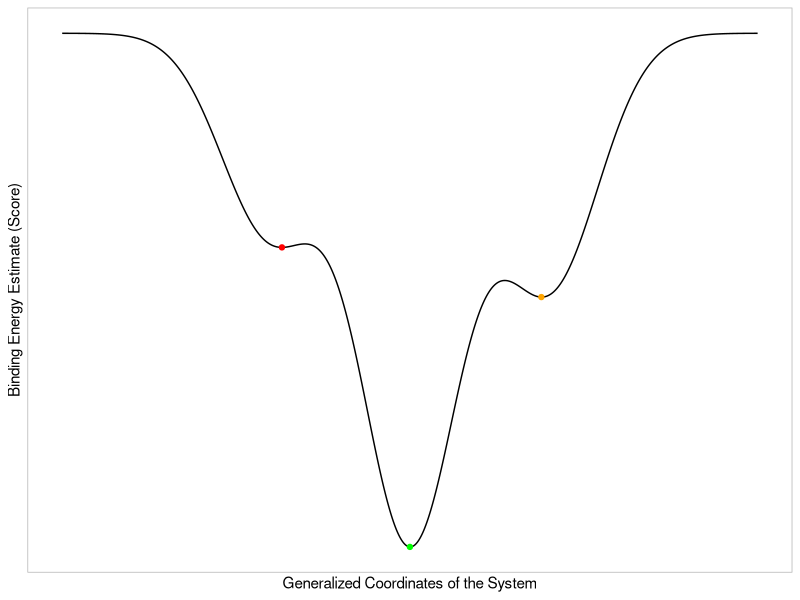
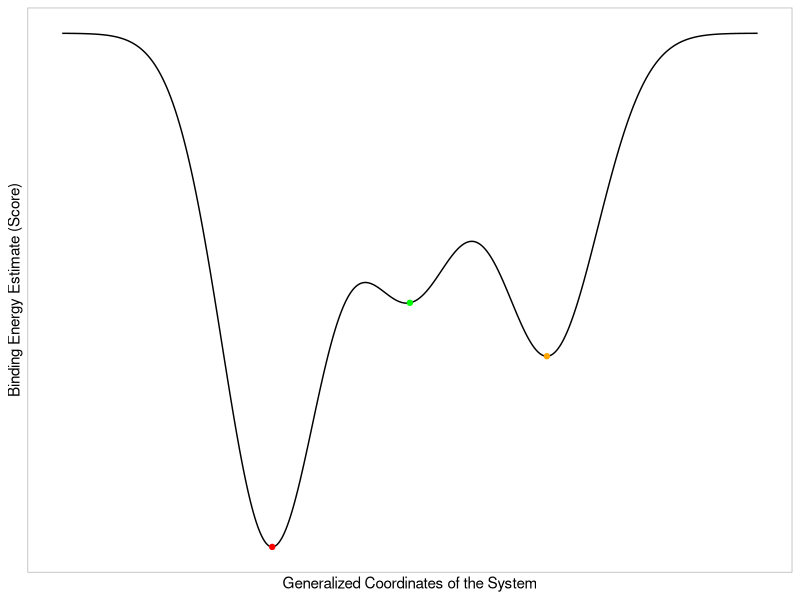
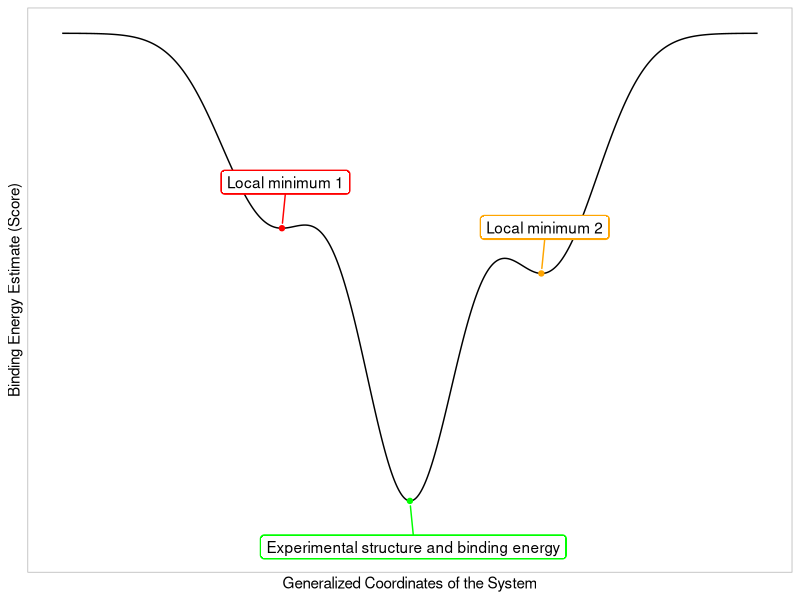
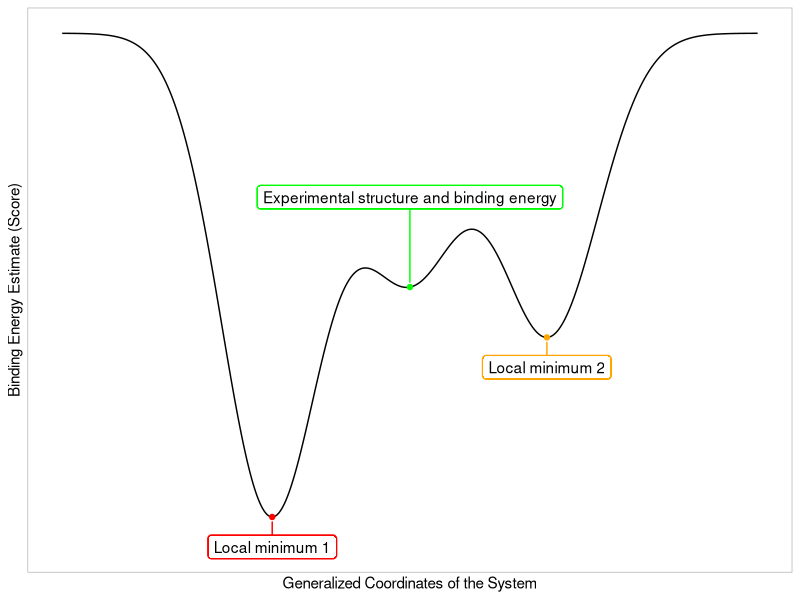
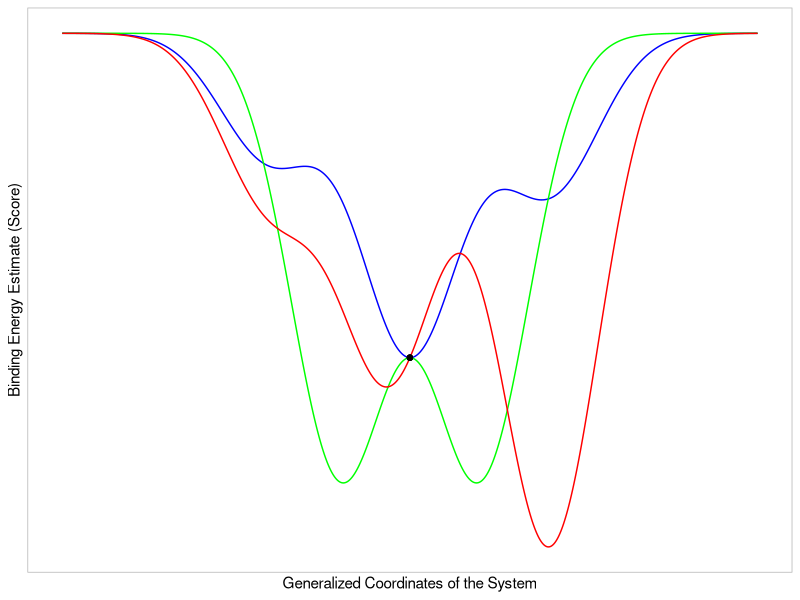
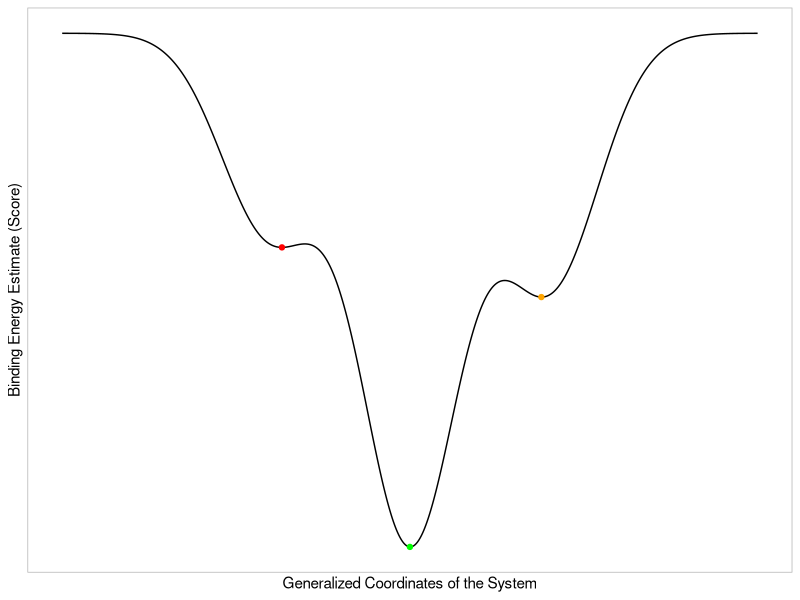
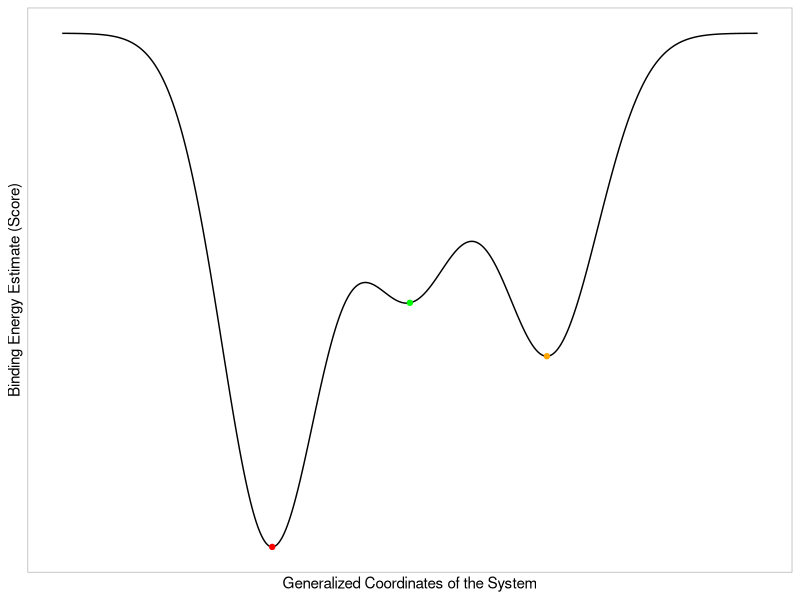
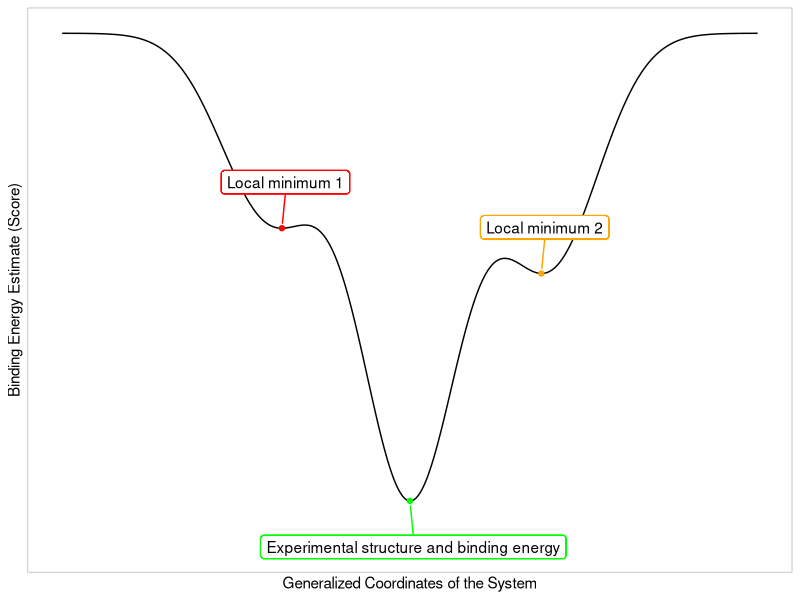

Source code (R) for these figures, in order: (Note: this script raises an error after producing the figures.)
#Create plots of potential energy surface, binding energy on y axis versus atomic coordinates on x axis
library(ggplot2)
library(dplyr)
library(ggrepel)

#Create a data frame with the potential energy surface, which corresponds to the sum of three gaussians
pes <- data.frame(x = seq(-5, 5, length.out = 1001))
pes$y <- with(pes, 1.0 * exp(-(x-0)^2) + 0.5 * exp(-(x - 2)^2) + 0.4 * exp(-(x + 2)^2))
pes$y2 <- with(pes, 0.8 * exp(-(x-0)^2) + 1.0 * exp(-(x - 2)^2) + 1.6 * exp(-(x + 2)^2))

#Create a data frame with the binding energy, which is the negative of the potential energy surface
binding_energy <- data.frame(x = pes$x, y = -pes$y, y2=-pes$y2)

#Create a plot of the potential energy surface
pes_plot <- ggplot(binding_energy, aes(x = x, y = y)) +
  geom_line() +
  labs(x = "Generalized Coordinates of the System",
       y = "Binding Energy Estimate (Score)") +
  #remove x axis and y axis labels
  scale_x_continuous(labels = NULL, breaks = NULL)+
  scale_y_continuous(labels = NULL, breaks = NULL)+
  #Add different colored dots to minimum points
  geom_point(data = binding_energy %>% filter(y == min(y)), color = "green") +
  geom_point(data = binding_energy %>% filter(x < -1.5) %>% filter(y == min(y)), color = "red") +
  geom_point(data = binding_energy %>% filter(x > 1.5) %>% filter(y == min(y)), color = "orange") +
  theme_light()
pes_plot
ggsave("pes_plot_1.png", plot = pes_plot, width = 6, height = 4, units = "in", dpi = 300)

pes_plot2 <- ggplot(binding_energy, aes(x = x, y = y2)) +
  geom_line() +
  labs(x = "Generalized Coordinates of the System",
       y = "Binding Energy Estimate (Score)") +
  #remove x axis and y axis labels
  scale_x_continuous(labels = NULL, breaks = NULL)+
  scale_y_continuous(labels = NULL, breaks = NULL)+
  #Add different colored dots to minimum points
  geom_point(data = binding_energy %>% filter(y == min(y)), color = "green") +
  geom_point(data = binding_energy %>% filter(x < 0) %>% filter(y2 == min(y2)), color = "red") +
  geom_point(data = binding_energy %>% filter(x > 0) %>% filter(y2 == min(y2)), color = "orange") +
  theme_light()
pes_plot2
ggsave("pes_plot_2.png", plot = pes_plot2, width = 6, height = 4, units = "in", dpi = 300)


#Now generate plot 1 but adding a legend where green dot = "Experimental structure and binding energy", red dot = "Local minimum 1", orange dot = "Local minimum 2"
pes_plotB <- pes_plot +
  #Label the different colored dots with arrows using geom_repel
    geom_label_repel(data = binding_energy %>% filter(y == min(y)), aes(label = "Experimental structure and binding energy"), label.size=1.1 , box.padding = 0.5, point.padding = 0.5, color = "green", segment.size = 0.5,nudge_x = 0.05, nudge_y = -0.1) +
    geom_label_repel(data = binding_energy %>% filter(y == min(y)), aes(label = "Experimental structure and binding energy"), label.size=NA , box.padding = 0.5, point.padding = 0.5, color = "black",  segment.color = NA , nudge_x = 0.05, nudge_y = -0.1) +
    geom_label_repel(data = binding_energy %>% filter(x < -1.5) %>% filter(y == min(y)), aes(label = "Local minimum 1"), label.size=1.1, box.padding = 0.5, point.padding = 0.5, color = "red", segment.size = 0.5, nudge_x = 0.05, nudge_y = 0.1) +
    geom_label_repel(data = binding_energy %>% filter(x < -1.5) %>% filter(y == min(y)), aes(label = "Local minimum 1"), label.size=NA , box.padding = 0.5, point.padding = 0.5, color = "black", segment.color = NA , nudge_x = 0.05, nudge_y = 0.1) +
    geom_label_repel(data = binding_energy %>% filter(x > 1.5) %>% filter(y == min(y)), aes(label = "Local minimum 2"), label.size=1.1, box.padding = 0.5, point.padding = 0.5, color = "orange", segment.size = 0.5, nudge_x = 0.05, nudge_y = 0.1) +
    geom_label_repel(data = binding_energy %>% filter(x > 1.5) %>% filter(y == min(y)), aes(label = "Local minimum 2"), label.size=NA , box.padding = 0.5, point.padding = 0.5, color = "black", segment.color = NA , nudge_x = 0.05, nudge_y = 0.1) +
  theme_light()
pes_plotB
ggsave("pes_plot_1B.png", plot = pes_plotB, width = 6, height = 4, units = "in", dpi = 300)

pes_plotC <- pes_plot2 +
  #Label the different colored dots with arrows using geom_repel
    geom_label_repel(data = binding_energy %>% filter(x==0), aes(label = "Experimental structure and binding energy"), label.size=1.1 , box.padding = 0.5, point.padding = 0.5, color = "green", segment.size = 0.5,nudge_x = 0.00, nudge_y = 0.3) +
    geom_label_repel(data = binding_energy %>% filter(x==0), aes(label = "Experimental structure and binding energy"), label.size=NA , box.padding = 0.5, point.padding = 0.5, color = "black",  segment.color = NA , nudge_x = 0.00, nudge_y = 0.3) +
    geom_label_repel(data = binding_energy %>% filter(x < 0) %>% filter(y2 == min(y2)), aes(label = "Local minimum 1"), label.size=1.1, box.padding = 0.5, point.padding = 0.5, color = "red", segment.size = 0.5, nudge_x = 0.00, nudge_y = -0.1) +
    geom_label_repel(data = binding_energy %>% filter(x < 0) %>% filter(y2 == min(y2)), aes(label = "Local minimum 1"), label.size=NA , box.padding = 0.5, point.padding = 0.5, color = "black", segment.color = NA , nudge_x = 0.00, nudge_y = -0.1) +
    geom_label_repel(data = binding_energy %>% filter(x > 0) %>% filter(y2 == min(y2)), aes(label = "Local minimum 2"), label.size=1.1, box.padding = 0.5, point.padding = 0.5, color = "orange", segment.size = 0.5, nudge_x = 0.00, nudge_y = -0.1) +
    geom_label_repel(data = binding_energy %>% filter(x > 0) %>% filter(y2 == min(y2)), aes(label = "Local minimum 2"), label.size=NA , box.padding = 0.5, point.padding = 0.5, color = "black", segment.color = NA , nudge_x = 0.00, nudge_y = -0.1) +
  theme_light()
pes_plotC
ggsave("pes_plot_2B.png", plot = pes_plotC, width = 6, height = 4, units = "in", dpi = 300)


#Now take binding energy, create a new column named surface with value 1, duplicate all rows with surface value 2 and 3
binding_energy <- binding_energy %>% mutate(surface = 1)
binding_energy <- binding_energy %>% bind_rows(mutate(binding_energy, surface = 2))
binding_energy <- binding_energy %>% bind_rows(mutate(binding_energy, surface = 3))

#Modify the y values for surface 2, adding three different gaussians but maintaining the y value for x=0
binding_energy$y[binding_energy$surface == 2] <- with(binding_energy[binding_energy$surface == 1,], 0.0 * exp(-(x-0)^2) - 3.0 * exp(-(x - 1)^2) - 3 * exp(-(x + 1)^2))
#Do the same for surface 3, with different gaussians but same y value for x=0 as surface 1
binding_energy$y[binding_energy$surface == 3] <- with(binding_energy[binding_energy$surface == 1,], -1.0 * exp(-(x+0.3)^2) - 1.5 * exp(-(x - 2)^2) - 0.5 * exp(-(x + 2)^2))

#Save value of y for x=0 for each surface
y0_surface1 <- binding_energy[binding_energy$surface == 1 & binding_energy$x == 0, "y"]
y0_surface2 <- binding_energy[binding_energy$surface == 2 & binding_energy$x == 0, "y"]
y0_surface3 <- binding_energy[binding_energy$surface == 3 & binding_energy$x == 0, "y"]

#Modify the y values for surface 2 and 3 to have the same y value for x=0,x=5 and x=-5 as surface 1
binding_energy$y[binding_energy$surface == 2] <- binding_energy$y[binding_energy$surface == 2] * y0_surface1 / y0_surface2
binding_energy$y[binding_energy$surface == 3] <- binding_energy$y[binding_energy$surface == 3] * y0_surface1 / y0_surface3



#Create a plot of the potential energy surface with different colored regions for different surfaces
pes_plot2 <- ggplot(binding_energy, aes(x = x, y = y, color = as.factor(surface))) +
  geom_line() +
  labs(x = "Generalized Coordinates of the System",
       y = "Binding Energy Estimate (Score)") +
  scale_color_manual(values = c("blue", "green", "red")) +
  scale_x_continuous(labels = NULL, breaks = NULL)+
  scale_y_continuous(labels = NULL, breaks = NULL)+
  #add a dot for x=0
    geom_point(data = binding_energy %>% filter(x == 0), color = "black") +
  theme_light()+
  #remove legend
    theme(legend.position = "none")

  pes_plot2
ggsave("pes_plot_2.png", plot = pes_plot2, width = 6, height = 4, units = "in", dpi = 300)


#Create a dataframe where y=ax+b, where a=0.6 and b=-8, and add some noise
data <- data.frame(x = seq(-12, -2, length.out = 201))
data$y <- 0.35 * data$x - 4.75 + rnorm(201, sd = 1.75)
#add an rnorm error term wich depends on x
data$y <- data$y + rnorm(201, sd = abs(0.25 / data$x))
data$y2 <- 0.7 * data$x - 2.25 + rnorm(201, sd = 1.2)
data$y2 <- data$y2 + rnorm(201, sd = abs(0.1 / data$x))

mean(data$x)
mean(data$y)
mean(data$y2)


#Wide data to long data
data <- data %>% gather(key = "surface", value = "y", y:y2)

#Measure pearson correlation for each surface
correlations <- data %>% 
  group_by(surface) %>% 
  summarise(correlation = cor(x, y, method = "pearson"))

# Create a plot of the data

# Define the labels for each level of the surface variable
labels = paste(correlations$surface, " (Correlation: ", round(correlations$correlation, 2), ")")


# Create a plot of the data
data_plot <- ggplot(data, aes(x = x, y = y, shape = surface)) +
  geom_point(size = 2, stroke = 2) +
  scale_shape_manual(values = c(21, 19), labels = labels) +  # 21 is filled circle, 19 is open circle
  labs(x = "Experimental Binding Energy",
       y = "Predicted Binding Energy (Score)",
       shape = "Scoring Function") +  # Change the shape legend title
  #add a line for y=x
  geom_abline(intercept = 0, slope = 1, color = "red") +
  scale_x_continuous(limits=c(-12,-2))+
  scale_y_continuous(limits=c(-12,-2))+
  #legend below
  theme_light()+
  theme(legend.position = "bottom")
data_plot

ggsave("scatter_plot.png", plot = data_plot, width = 6, height = 6, units = "in", dpi = 300)
